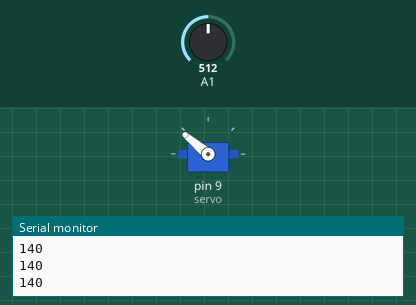
A sketch run on a simulated Arduino Uno, built with avr-gcc and run on an emulated ATmega328P. Shown: servo, the last lines printed to the serial monitor. The inputs (shaded band) are chosen by the test bench; at power-on: A1 = 512.

Above: at 1.2 s.
1.3 s: A1 set to 716
At 2.5 s:
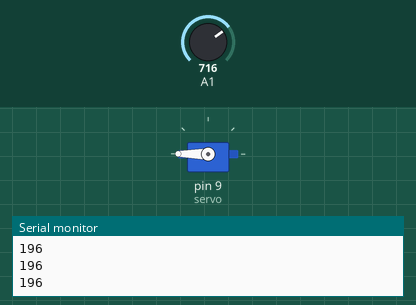
2.8 s: A1 set to 306
At 3.7 s:
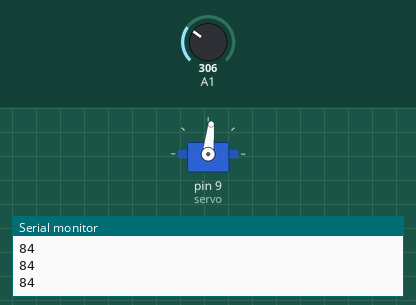
4.3 s: A1 set to 122
At 5.0 s:
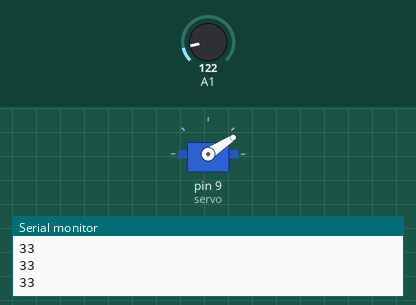
5.8 s: A1 set to 0
At 6.3 s:
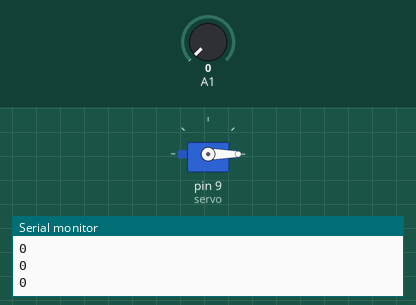
7.3 s: A1 set to 511
At 8.5 s:
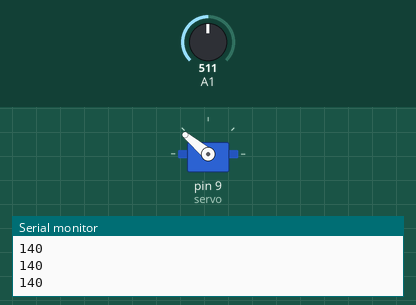
8.8 s: A1 set to 900
At 9.6 s:
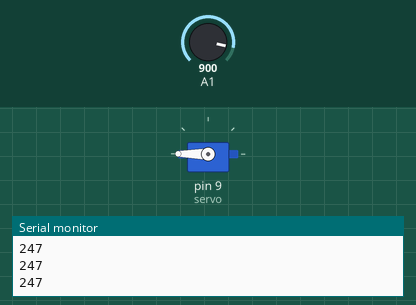
Timing chart, 0 to 11.3 s (numbered marks = the images above; inputs shaded):
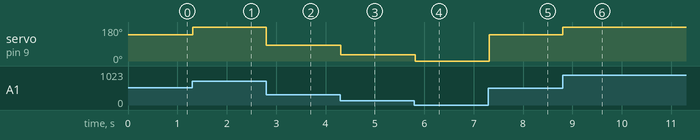

Measured:
- after the input at 1.3 s, servo on pin 9 (servo): 140° → 180° at once
- after the input at 2.8 s, servo on pin 9 (servo): 180° → 84° at once
- after the input at 4.3 s, servo on pin 9 (servo): 84° → 33° at once
- after the input at 5.8 s, servo on pin 9 (servo): 33° → 0° at once
- after the input at 7.3 s, servo on pin 9 (servo): 0° → 140° at once
- after the input at 8.8 s, servo on pin 9 (servo): 140° → 180° at once

The sketch:

sonar.ino
```cpp
#include <Wire.h>
#include <Servo.h>
#define trigPin 3
#define echoPin 4
Servo servo;

void mesafeOlcer(){
double sure, mesafe;
digitalWrite(trigPin, LOW);
delayMicroseconds(trigPin);
digitalWrite(trigPin, HIGH);
delayMicroseconds(10);
digitalWrite(trigPin, LOW);
sure = pulseIn(echoPin, HIGH);
mesafe = (sure/2) * 0.0343;
Serial.println(mesafe);
delay(100);
}

void setup () {
Serial.begin(9600);
pinMode(trigPin, OUTPUT);
pinMode(echoPin, INPUT);
pinMode(A1,INPUT);
servo.attach(9);
}

void loop () {
  int x=analogRead(A1);
  x=map(x, 0, 655, 0, 180);
  Serial.println(x);
  servo.write(x);
  delay(15);
}
```
